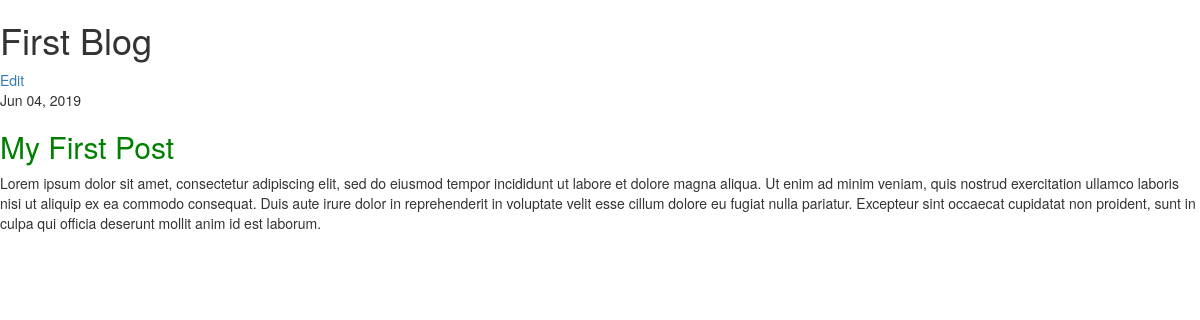
Screenshot of /post/1 (signed in) with the database file from the repository.
### blog/models.py (models this page shows, shortened)
class Post(models.Model):
    TAGS = (('T', 'Technology'), ('F', 'Food'))
    author =models.ForeignKey(settings.AUTH_USER_MODEL, on_delete=models.CASCADE)
    title = models.CharField(max_length=200)
    text = models.TextField()
    tags = models.CharField(max_length=1, choices=TAGS)
    created_date = models.DateTimeField(default=timezone.now)
    published_date = models.DateTimeField(blank=True, null=True)
    ispublished = models.BooleanField(default=False)
    def __str__(self):
        return self.title

### blog/views.py (the view)
# urls.py: path('post/<int:pk>', views.post_detail, name='post_detail'),
def post_detail(request, pk):
    post = get_object_or_404(Post, pk=pk)
    print(post)
    return render(request, 'blog/post_detail.html', {'post':post})

### blog/templates/blog/post_detail.html
{% extends 'blog/base.html'%}
{%block content %}
<div>
        <div>
            {% if request.user == post.author and user.is_authenticated %}
                <a href='{% url 'post_new' pk=post.pk %}'>Edit</a>
            {% endif %}
            {% if post.published_date %}
                <div class='date'>
                    {{post.published_date | date:"M d, Y"}}
                </div>
            {% endif %}
            <h2><a href=''>{{post.title}}</a></h2>
            <p>{{post.text | linebreaksbr}}</p>
        </div>
</div>
{% endblock %}

### blog/static/css/blog.css (style rules this page uses)
h2 a { text-decoration: none; color:green; }

### rows the page displays
Post: published_date "Jun 04, 2019", title "My First Post", text "Lorem ipsum dolor sit amet, consectetur adipiscing elit, sed do eiusmod tempor incididunt ut labore et dolore magna aliqua. Ut enim ad minim veniam, quis nostrud exercitation ullamco laboris nisi ut aliquip ex ea commodo consequat. Duis aute irure dolor in reprehenderit in voluptate velit esse cillum dolore eu fugiat nulla pariatur. Excepteur sint occaecat cupidatat non proident, sunt in culpa qui officia deserunt mollit anim id est laborum."
